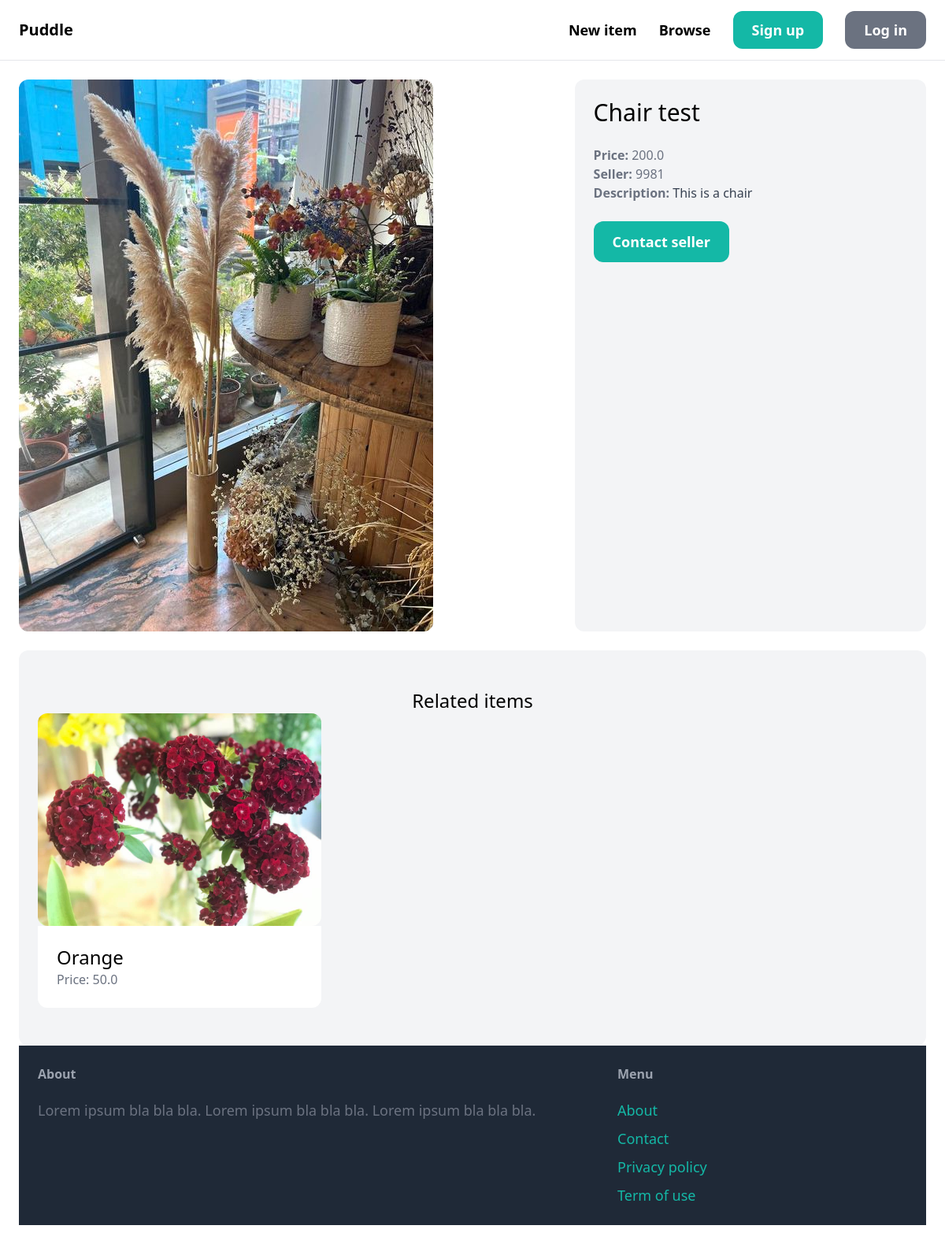
Page /items/4/ on the committed database.
### item/models.py (models this page shows, shortened)
class Item(models.Model):
    category = models.ForeignKey(Category, related_name='items', on_delete=models.CASCADE)
    name = models.CharField(max_length=255)
    description = models.TextField(blank=True, null=True)
    price = models.FloatField()
    image = models.ImageField(upload_to='item_images', blank=True, null=True)
    is_sold = models.BooleanField(default=False)
    created_by = models.ForeignKey(User, related_name='items', on_delete=models.CASCADE)
    created_at = models.DateTimeField(auto_now_add=True)

### item/views.py (the view)
# urls.py: path('<int:pk>/', views.detail, name='detail'),
def detail(request, pk):
  item = get_object_or_404(Item, pk=pk)
  related_items = Item.objects.filter(category=item.category, is_sold=False).exclude(pk=pk)[0:3]
  return render(request, 'Item/detail.html',{
    'item': item,
    'related_items': related_items
  })

### item/templates/Item/detail.html (shortened to what this page needs)
{% extends 'core/base.html' %}
{% block content %}
<div class="grid grid-cols-5 gap-6 mb-6">
  <div class="col-span-3">
    <img src="{{ item.image.url }}" alt="" class="rounded-xl">
  </div>
  <div class="col-span-2 p-6  bg-gray-100 rounded-xl">
    <h1 class="mb-6 text-3xl">{{ item.name }}</h1>
    <p class="text-gray-500"><strong>Price: </strong>{{ item.price }}</p>
    <p class="text-gray-500"><strong>Seller: </strong>{{ item.created_by.username }}</p>
    {% if item.description %}
      <p class="text-gray-700">
        <strong class="text-gray-500">Description:</strong>
        {{ item.description }}
      </p>
    {% endif %}
    {% if request.user == item.created_by %}
      <div class="mt-6 p-6 bg-white rounded-xl">
        <p>This is your item!</p>
        <a href="{% url 'item:edit' item.id %}" class="inline-block mt-6 px-6 py-3 text-lg font-semiblod bg-teal-500 text-white hover:bg-teal-100 rounded-xl">Edit</a>
        <a href="{% url 'item:delete' item.id%}" class="inline-block mt-6 px-6 py-3 text-lg font-semiblod bg-red-500 text-white hover:bg-red-100 rounded-xl">Delete</a>
      </div>
    {% else %}
    <a href="{% url 'conversation:new' item.id %}" class="inline-block mt-6 px-6 py-3 text-lg font-semibold bg-teal-500 text-white rounded-xl hover:bg-teal-700">Contact seller</a>
    {% endif %}
  </div>
</div>
<div class="mt-6 px-6 py-12 bg-gray-100 rounded-xl">
  <h2 class="md-12 text-2xl text-center">Related items</h2>
  <div class="grid grid-cols-3 gap-3">
    {% for item in related_items %}
      <div class="">
        <a href="{% url 'item:detail' item.id %}" class="">
          <div>
            <img src="{{ item.image.url}}" class="rounded-xl" alt="">
          </div>
          <div class="p-6 bg-white rounded-b-xl">
            <h2 class="text-2xl">{{ item.name }}</h2>
            <p class="text-gray-500">Price: {{ item.price }}</p>
          </div>
        </a>
      </div>
    {% endfor %}
  </div>
{% endblock %}

### rows in the picture
Item: image (picture), name "Chair test", price "200.0", created_by.username "9981", description "This is a chair"
Item: image (picture), name "Orange", price "50.0"
